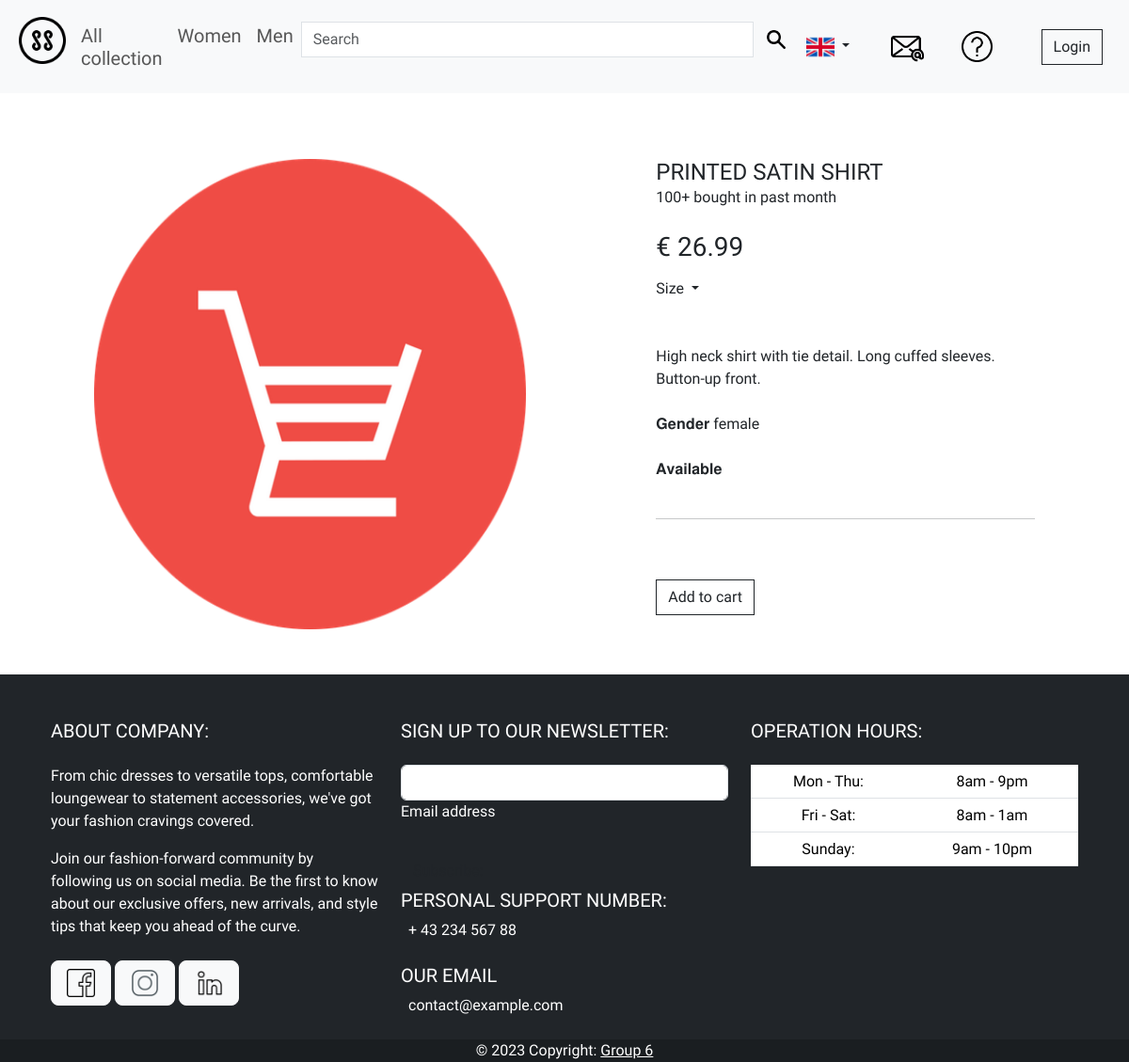
The page /details.php?id=15 on the database its author committed.
### tables this page shows
CREATE TABLE `products` (
  `id` int(11) NOT NULL,
  `picture` varchar(255) NOT NULL,
  `title` varchar(255) NOT NULL,
  `description` text NOT NULL,
  `gender` varchar(10) NOT NULL DEFAULT 'all',
  `availability` varchar(3) NOT NULL,
  `price` decimal(10,2) NOT NULL
);

### details.php (the view, shortened to what this page needs)
<?php
require_once "db_connect.php";
if (isset($_GET['id'])) {
    $id = $_GET['id'];
    $sql = "SELECT * FROM products WHERE id = $id";
    $result = mysqli_query($connect, $sql);
    $layout = "";
    if (mysqli_num_rows($result) > 0) {
        while ($rowProduct = mysqli_fetch_assoc($result)) {
            $layout .= "
<div class='container d-flex justify-content-around'>
    <div class='row'>
    <div class='col-md-7'>
        <img src='productpictures/{$rowProduct["picture"]}' height='500px' class='card-img-top rounded-0 mb-5' style='width: 80%' alt='Product Image'>
        </div>
        <div class='col-md-5'>
            <div class='mt-0'>
                <h4 class='mb-0'>{$rowProduct["title"]}</h4>
                <p class='card-title'>100+ bought in past month</p>
                 <br>
                <h3 class='card-title'>€ {$rowProduct["price"]} </h3>
                <ul class='list-unstyled mt-3'>
                    <li class='nav-item dropdown me-2'>
                        <a class='nav-link dropdown-toggle' href='#' role='button' data-bs-toggle='dropdown'>
                            Size
                        </a>
                    </li>
                </ul>
            </div>
            <div class=' mt-5 mb-5'>
                        <p class='card-title'>{$rowProduct["description"]}</p>
                        <br>
                        <p class='card-title'> 𝐆𝐞𝐧𝐝𝐞𝐫 {$rowProduct["gender"]}</p>
                        <br>
                        <p class='card-title'> 𝐀𝐯𝐚𝐢𝐥𝐚𝐛𝐥𝐞";
            $layout .= "</p>
                        <br>
                        <hr>
                        <a href='cart.php?id={$rowProduct["id"]}' class='btn btn-outline-dark rounded-0 mt-5'>Add to cart</a>
            </div>
        </div>
    </div>
</div>";
        }
    } else {
        $layout .= "No Result";
    }
}
?>
<body>
    <?php
    if (isset($_SESSION["user"])) {
        include 'inc/navbar.php';
    } elseif (isset($_SESSION["adm"])) {
        include 'inc/navbar_admin.php';
    } else {
        include 'inc/navbar_guest.php';
    } ?>
    <div class="container-fluid" style='margin-top: 70px;'>
        <div>
            <?= $layout ?>
        </div>
    </div>
</body>
<?php include 'inc/footer.php' ?>
</html>

### styles/style_landing.css (style rules this page uses)
* { font-family: 'Arimo', sans-serif; }

### rows shown on the page
products: picture (placeholder picture), title "PRINTED SATIN SHIRT", price "26.99", description "High neck shirt with tie detail. Long cuffed sleeves. Button-up front.", gender "female"
